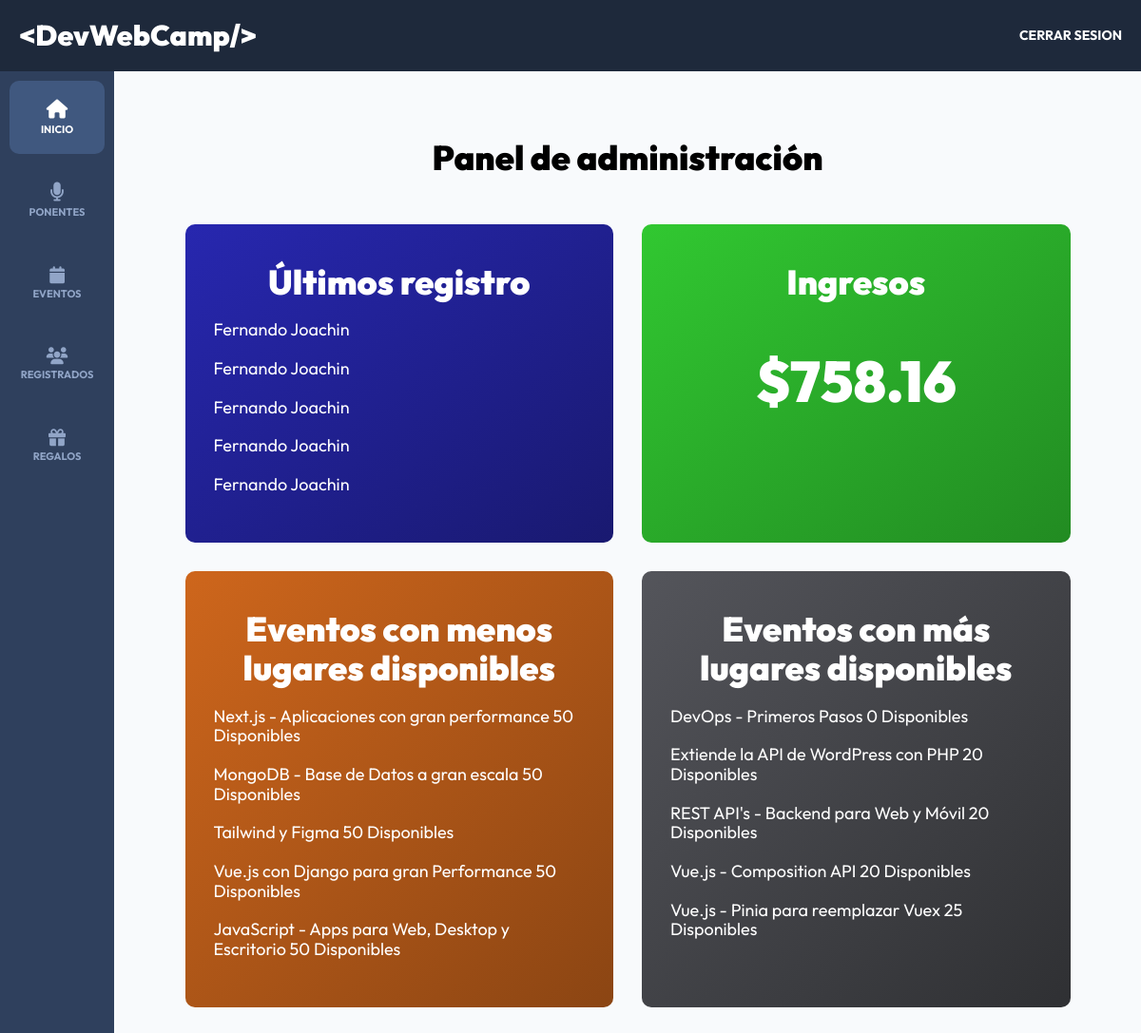
The page /admin/dashboard (signed in) on the database as committed earlier.
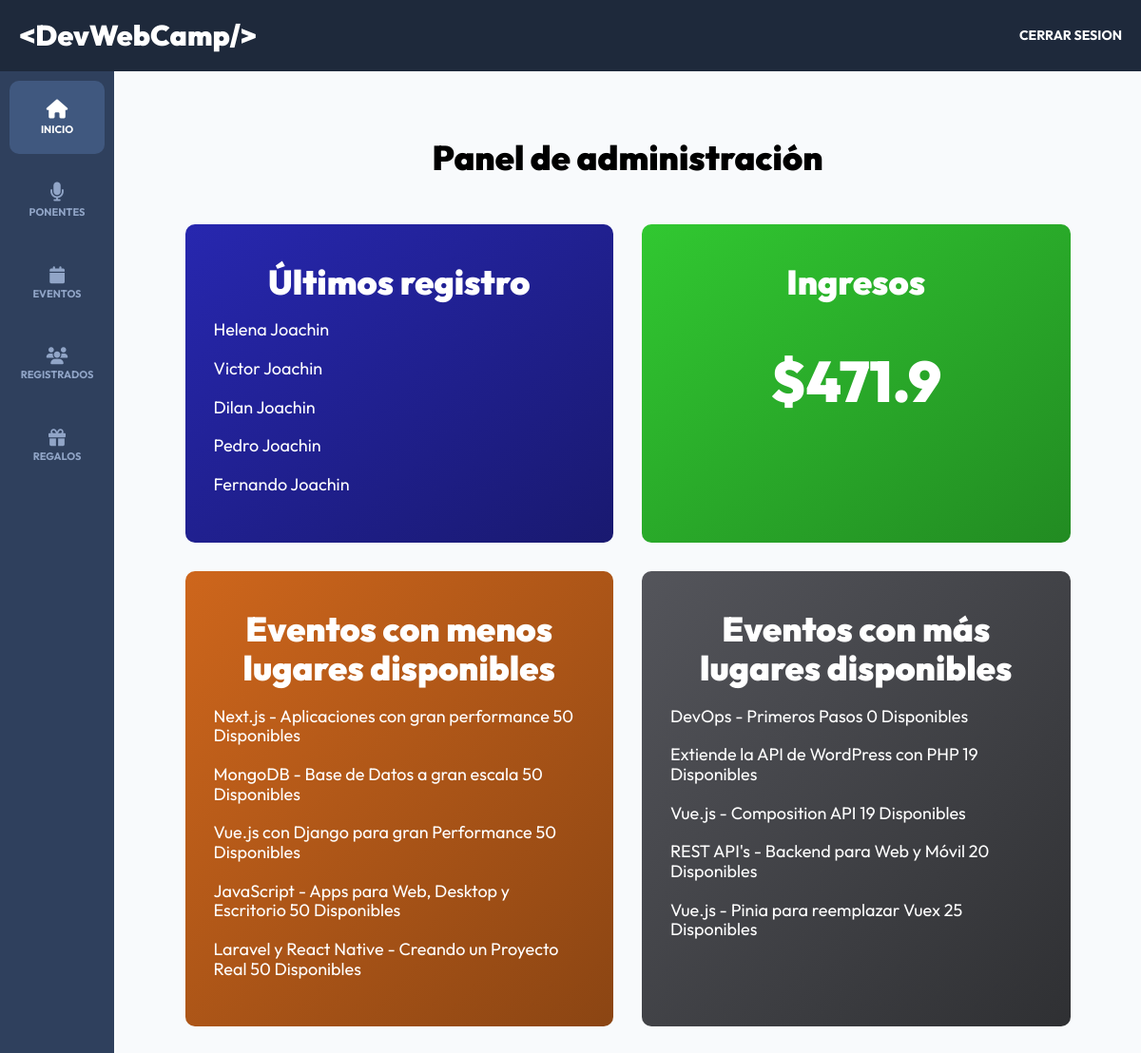
The same page on the database as committed later.
### tables this page shows
CREATE TABLE `registros` (
  `id` int NOT NULL AUTO_INCREMENT,
  `paquete_id` int DEFAULT NULL,
  `pago_id` varchar(30) DEFAULT NULL,
  `token` varchar(8) DEFAULT NULL,
  `usuario_id` int DEFAULT NULL,
  `regalo_id` int DEFAULT NULL,
  PRIMARY KEY (`id`),
  KEY `fk_registros_paquetes_idx` (`paquete_id`),
  KEY `fk_registros_usuario_idx` (`usuario_id`),
  KEY `fk_registros_regalos_idx` (`regalo_id`),
  CONSTRAINT `fk_registros_paquetes` FOREIGN KEY (`paquete_id`) REFERENCES `paquetes` (`id`) ON DELETE CASCADE ON UPDATE CASCADE,
  CONSTRAINT `fk_registros_regalos` FOREIGN KEY (`regalo_id`) REFERENCES `regalos` (`id`) ON DELETE CASCADE ON UPDATE CASCADE,
  CONSTRAINT `fk_registros_usuarios` FOREIGN KEY (`usuario_id`) REFERENCES `usuarios` (`id`) ON DELETE CASCADE ON UPDATE CASCADE
);

CREATE TABLE `usuarios` (
  `id` int NOT NULL AUTO_INCREMENT,
  `nombre` varchar(40) DEFAULT NULL,
  `apellido` varchar(40) DEFAULT NULL,
  `email` varchar(40) DEFAULT NULL,
  `password` varchar(60) DEFAULT NULL,
  `confirmado` tinyint(1) DEFAULT NULL,
  `token` varchar(13) DEFAULT NULL,
  `admin` tinyint(1) DEFAULT NULL,
  PRIMARY KEY (`id`)
);

CREATE TABLE `eventos` (
  `id` int NOT NULL AUTO_INCREMENT,
  `nombre` varchar(120) DEFAULT NULL,
  `descripcion` text,
  `disponibles` int DEFAULT NULL,
  `categoria_id` int DEFAULT NULL,
  `dia_id` int DEFAULT NULL,
  `hora_id` int DEFAULT NULL,
  `ponente_id` int DEFAULT NULL,
  PRIMARY KEY (`id`),
  KEY `fk_eventos_dias_idx` (`dia_id`),
  KEY `fk_eventos_categorias_idx` (`categoria_id`),
  KEY `fk_eventos_horas_idx` (`hora_id`),
  KEY `fk_eventos_ponentes_idx` (`ponente_id`),
  CONSTRAINT `fk_eventos_categorias` FOREIGN KEY (`categoria_id`) REFERENCES `categorias` (`id`) ON DELETE CASCADE ON UPDATE CASCADE,
  CONSTRAINT `fk_eventos_dias` FOREIGN KEY (`dia_id`) REFERENCES `dias` (`id`) ON DELETE CASCADE ON UPDATE CASCADE,
  CONSTRAINT `fk_eventos_horas` FOREIGN KEY (`hora_id`) REFERENCES `horas` (`id`) ON DELETE CASCADE ON UPDATE CASCADE,
  CONSTRAINT `fk_eventos_ponentes` FOREIGN KEY (`ponente_id`) REFERENCES `ponentes` (`id`) ON DELETE CASCADE ON UPDATE CASCADE
);

### controllers/DashboardController.php (called while the page is built, shortened)
<?php
class DashboardController{
    public static function index(Router $router){
        $registros = Registro::get(5);
        foreach($registros as $registro){
            $registro->usuario = Usuario::find($registro->usuario_id);
        }
        $virtuales = Registro::total("paquete_id",2);
        $presenciales = Registro::total("paquete_id",1);
        $ingresos = ($virtuales * 46.41) + ($presenciales * 189.54);
        $mayor_disponibles = Evento::ordenarLimite("disponibles", "ASC", 5);
        $menor_disponibles = Evento::ordenarLimite("disponibles", "DESC", 5);
        $router->render("admin/dashboard/index",[
            "titulo" => "Panel de administración",
            "registros" => $registros,
            "ingresos" => $ingresos,
            "mayor_disponibles" => $mayor_disponibles,
            "menor_disponibles" => $menor_disponibles
        ]);
    }
}

### public/index.php (called while the page is built, shortened)
<?php
$router = new Router();
$router->get('/login', [AuthController::class, 'login']);
$router->post('/login', [AuthController::class, 'login']);
$router->post('/logout', [AuthController::class, 'logout']);
$router->get('/registro', [AuthController::class, 'registro']);
$router->post('/registro', [AuthController::class, 'registro']);
$router->get('/olvide', [AuthController::class, 'olvide']);
$router->post('/olvide', [AuthController::class, 'olvide']);
$router->get('/reestablecer', [AuthController::class, 'reestablecer']);
$router->post('/reestablecer', [AuthController::class, 'reestablecer']);
$router->get('/mensaje', [AuthController::class, 'mensaje']);
$router->get('/confirmar-cuenta', [AuthController::class, 'confirmar']);
$router->get('/admin/dashboard', [DashboardController::class, 'index']);
$router->get('/admin/ponentes', [PonentesController::class, 'index']);
$router->get('/admin/ponentes/crear', [PonentesController::class, 'crear']);
$router->post('/admin/ponentes/crear', [PonentesController::class, 'crear']);
$router->get('/admin/ponentes/editar', [PonentesController::class, 'editar']);
$router->post('/admin/ponentes/editar', [PonentesController::class, 'editar']);
$router->post('/admin/ponentes/eliminar', [PonentesController::class, 'eliminar']);
$router->get('/admin/eventos', [EventosController::class, 'index']);
$router->get('/admin/eventos/crear', [EventosController::class, 'crear']);
$router->post('/admin/eventos/crear', [EventosController::class, 'crear']);
$router->get('/admin/eventos/editar', [EventosController::class, 'editar']);
$router->post('/admin/eventos/editar', [EventosController::class, 'editar']);
$router->post('/admin/eventos/eliminar', [EventosController::class, 'eliminar']);
$router->get('/api/eventos-horario', [APIEventos::class, 'index']);
$router->get('/api/ponentes', [APIPonentes::class, 'index']);
$router->get('/api/ponente', [APIPonentes::class, 'ponente']);
$router->get('/api/tags', [APITags::class, 'index']);
$router->get('/api/regalos', [APIRegalos::class, 'index']);
$router->get('/admin/registrados', [RegistradosController::class, 'index']);
$router->get('/admin/regalos', [RegalosController::class, 'index']);
$router->get('/finalizar-registro', [RegistroController::class, 'crear']);
$router->post('/finalizar-registro/gratis', [RegistroController::class, 'gratis']);
$router->post('/finalizar-registro/pagar', [RegistroController::class, 'pagar']);
$router->get('/finalizar-registro/conferencias', [RegistroController::class, 'conferencias']);
$router->post('/finalizar-registro/conferencias', [RegistroController::class, 'conferencias']);
$router->get('/boleto', [RegistroController::class, 'boleto']);
$router->get('/', [PaginasController::class, 'index']);
$router->get('/devwebcamp', [PaginasController::class, 'evento']);
$router->get('/paquetes', [PaginasController::class, 'paquetes']);
$router->get('/workshops-conferencia', [PaginasController::class, 'conferencias']);
$router->get('/404', [PaginasController::class, 'error']);
$router->comprobarRutas();

### models/ActiveRecord.php (called while the page is built, shortened)
<?php
class ActiveRecord {
    protected static $db;
    protected static $tabla = '';
    public static function setDB($database) {
        self::$db = $database;
    }
    public static function consultarSQL($query) {
        $resultado = self::$db->query($query);
        $array = [];
        while($registro = $resultado->fetch_assoc()) {
            $array[] = static::crearObjeto($registro);
        }
        return $array;
    }
    protected static function crearObjeto($registro) {
        $objeto = new static;
        foreach($registro as $key => $value ) {
            if(property_exists( $objeto, $key  )) {
                $objeto->$key = $value;
            }
        }
        return $objeto;
    }
    public static function find($id) {
        $query = "SELECT * FROM " . static::$tabla  ." WHERE id = {$id}";
        $resultado = self::consultarSQL($query);
        return array_shift( $resultado ) ;
    }
    public static function get($limite) {
        $query = "SELECT * FROM " . static::$tabla . " ORDER BY id DESC LIMIT {$limite} " ;
        $resultado = self::consultarSQL($query);
        return $resultado;
    }
    public static function ordenarLimite($columna, $orden, $limite) {
        $query = "SELECT * FROM " . static::$tabla . " ORDER BY {$columna} {$orden} LIMIT {$limite} ";
        $resultado = self::consultarSQL($query);
        return $resultado;
    }
    public static function total($columna = "", $valor = ""){
        $query = "SELECT COUNT(*) FROM " . static::$tabla;
        if($columna){
            $query .= " WHERE {$columna} = {$valor}";
        }
        $resultado = self::$db->query($query);
        $total = $resultado->fetch_array();
        return array_shift($total);
    }
}

### views/admin/dashboard/index.php (the view, shortened to what the changed rows need)
<h2 class="dashboard__heading"><?php echo $titulo;?></h2>
<main class="bloques">
    <div class="bloques__grid">
        <div class="bloque">
            <?php foreach($registros as $registro){ ?>
                <div class="bloque__contenido">
                    <p class="bloque__texto">
                        <?php echo $registro->usuario->nombre . " " . $registro->usuario->apellido ;?>
                    </p>
                </div>
            <?php }?>
        </div>
        <div class="bloque">
            <h3 class="bloque__heading">Ingresos</h3>
            <p class="bloque__texto--cantidad">$<?php echo $ingresos;?></p>
        </div>
        <div class="bloque">
            <?php foreach($menor_disponibles as $evento){ ?>
                <div class="bloque__contenido">
                    <p class="bloque__texto">
                        <?php echo $evento->nombre . " " . $evento->disponibles . " Disponibles" ;?>
                    </p>
                </div>
            <?php }?>
        </div>
        <div class="bloque">
            <?php foreach($mayor_disponibles as $evento){ ?>
                <div class="bloque__contenido">
                    <p class="bloque__texto">
                        <?php echo $evento->nombre . " " . $evento->disponibles . " Disponibles" ;?>
                    </p>
                </div>
            <?php }?>
        </div>
    </div>
</main>

Rows that differ between the two databases and show on the page:
removed registros: usuario.nombre "Fernando", usuario.apellido "Joachin"
removed registros: usuario.nombre "Fernando", usuario.apellido "Joachin"
removed registros: usuario.nombre "Fernando", usuario.apellido "Joachin"
removed registros: usuario.nombre "Fernando", usuario.apellido "Joachin"
no longer on this page (row edited): eventos: nombre "Tailwind y Figma", disponibles "50", shown under "Eventos con menos lugares disponibles"
added registros: usuario.nombre "Helena", usuario.apellido "Joachin"
added registros: usuario.nombre "Victor", usuario.apellido "Joachin"
added registros: usuario.nombre "Dilan", usuario.apellido "Joachin"
added registros: usuario.nombre "Pedro", usuario.apellido "Joachin"
now on this page (row unchanged): eventos: nombre "Laravel y React Native - Creando un Proyecto Real", disponibles "50", shown under "Eventos con menos lugares disponibles"
changed eventos "Extiende la API de WordPress con PHP": disponibles "20" → "19"
changed eventos "Vue.js - Composition API": disponibles "20" → "19"; moves up the list
Other text that changed with them:
$ingresos: "758.16" → "471.9"
